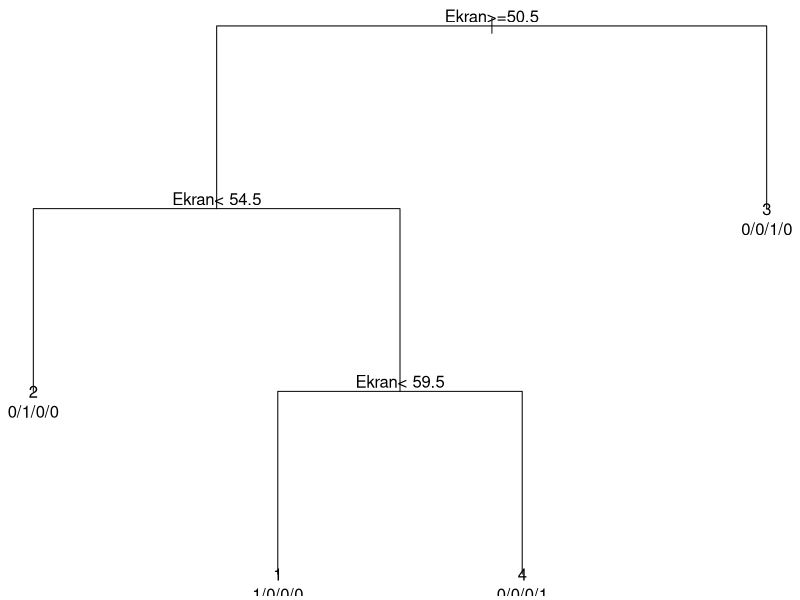

The R source for this figure:
library("rpart")
library("dplyr")
library("party")
data <- as.data.frame(matrix(c(58,59,58,61,52,52,58,56,50,51,
                               4,4,4,6,3,3,4,3,2,4,
                               128,64,64,128,16,32,64,32,16,64,
                               2699, 1299, 1599, 3499, 679, 899, 1598, 979, 519, 1699), 10, 4))

labels <- c("1", "2", "3", "4", "5")

result <- c(1, 4, 5, 4, 3, 4, 1, 2, 3, 2)

factors <- factor(result, labels)
data <- cbind(data, factors)
colnames(data) <- c("Ekran","RAM","Pamiec","Cena","Ocena")

mydata <- c("training", "test") %>% sample(nrow(data), replace=T) %>% split(data, .)
rtree_fit <- rpart(Ocena ~ ., mydata$training, control=rpart.control(minsplit=1, minbucket=1, cp=0.001))
par(mar = rep(0.2, 4))
plot(rtree_fit, uniform = TRUE)
text(rtree_fit, use.n = TRUE)
